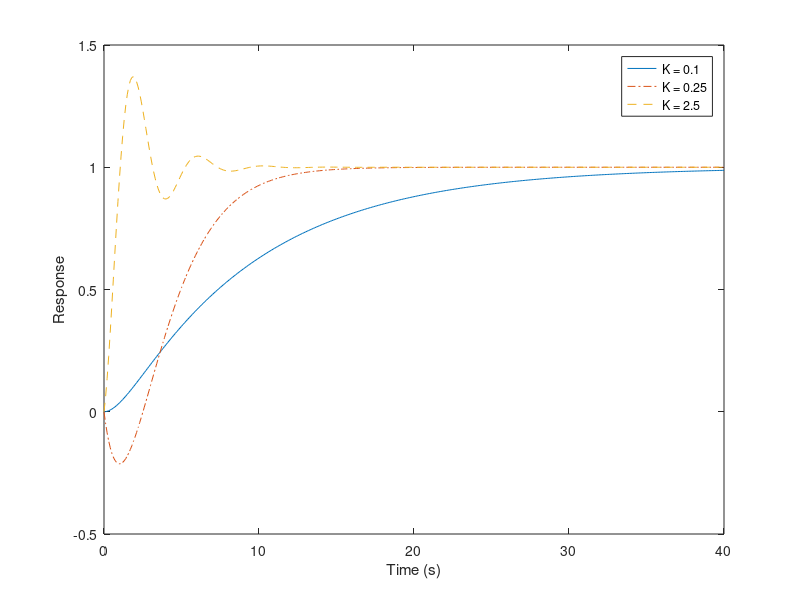

Write MATLAB code to recreate this figure.
%Solution to problem 9.32
t = 0:0.1:40;clc;
%Underdamped System
K = 0.1;
w = sqrt(K);
z = 0.5/w;
fac = w*sqrt(1-z^2)*t + atan(sqrt(1-z^2)/z);
y1 = 1 - 1/sqrt(1-z^2).*exp(-z*w*t).*sin(fac);
figure(1);clf;
plot(t,y1,'-')
%ylim([0 1.5])
xlabel('Time (s)')
ylabel('Response')
%title('Underdamped K = 0.1')
hold on
%Critically Damped System
K = 0.25;
w = sqrt(K);
z = 0.5/w
tau = 1/w
y2 = 1 - exp(-t/tau) - t.*exp(-t/tau);
plot(t,y2,'-.')
%Over Damped System
K = 2.50000;
w = sqrt(K);
z = 0.5/w;
t1 = 1 / (z*w - w*sqrt(z^2-1));
t2 = 1 / (z*w + w*sqrt(z^2-1));
k1 = 0.5 * (1 + z/sqrt(z^2+1));
k2 = 0.5 * (1 - z/sqrt(z^2+1));
y3 = 1 - k1*exp(-t/t1) - k2*exp(-t/t2);
plot(t,y3,'--')
hold off
legend ('K = 0.1' , 'K = 0.25' , 'K = 2.5')
